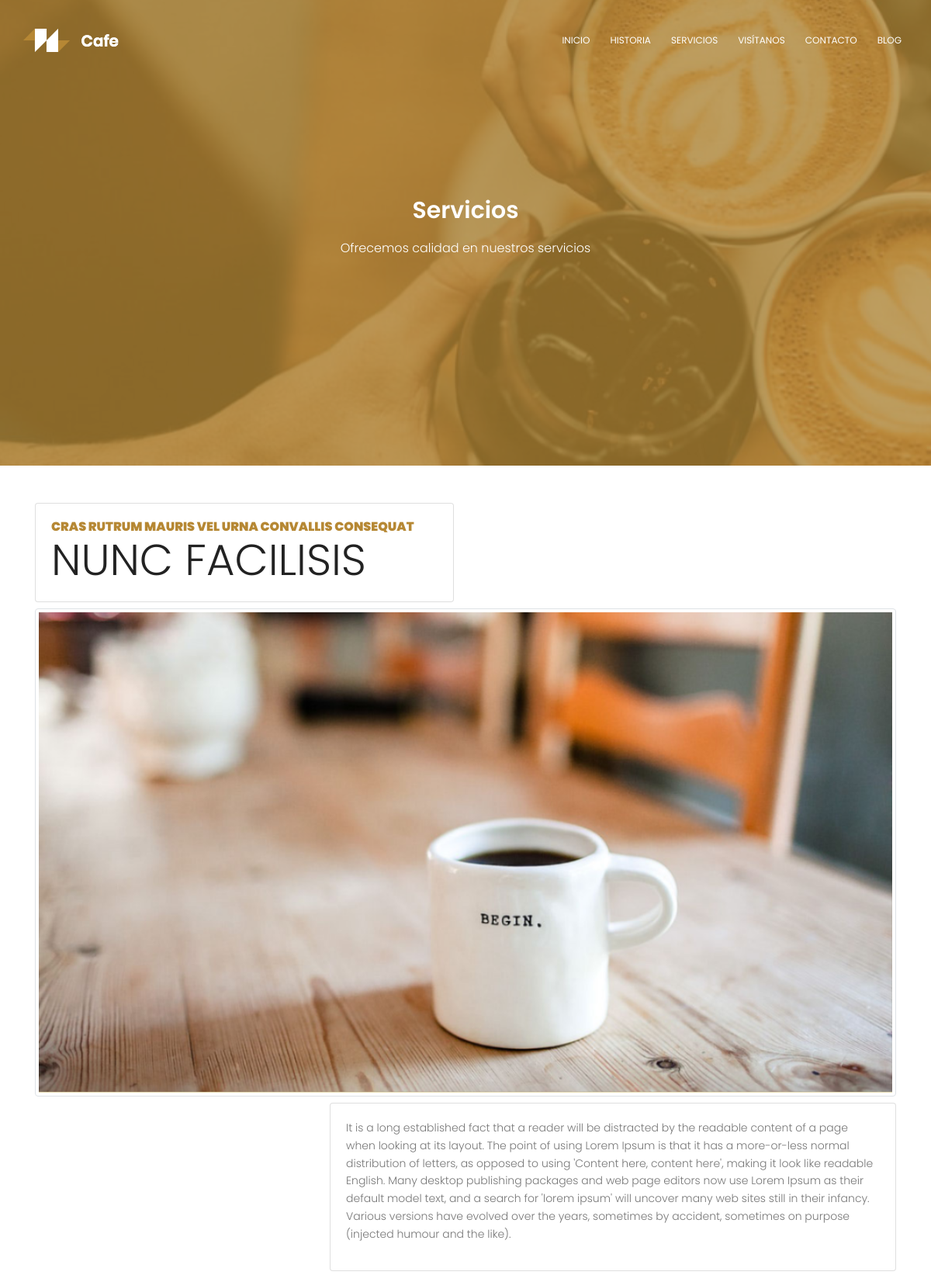
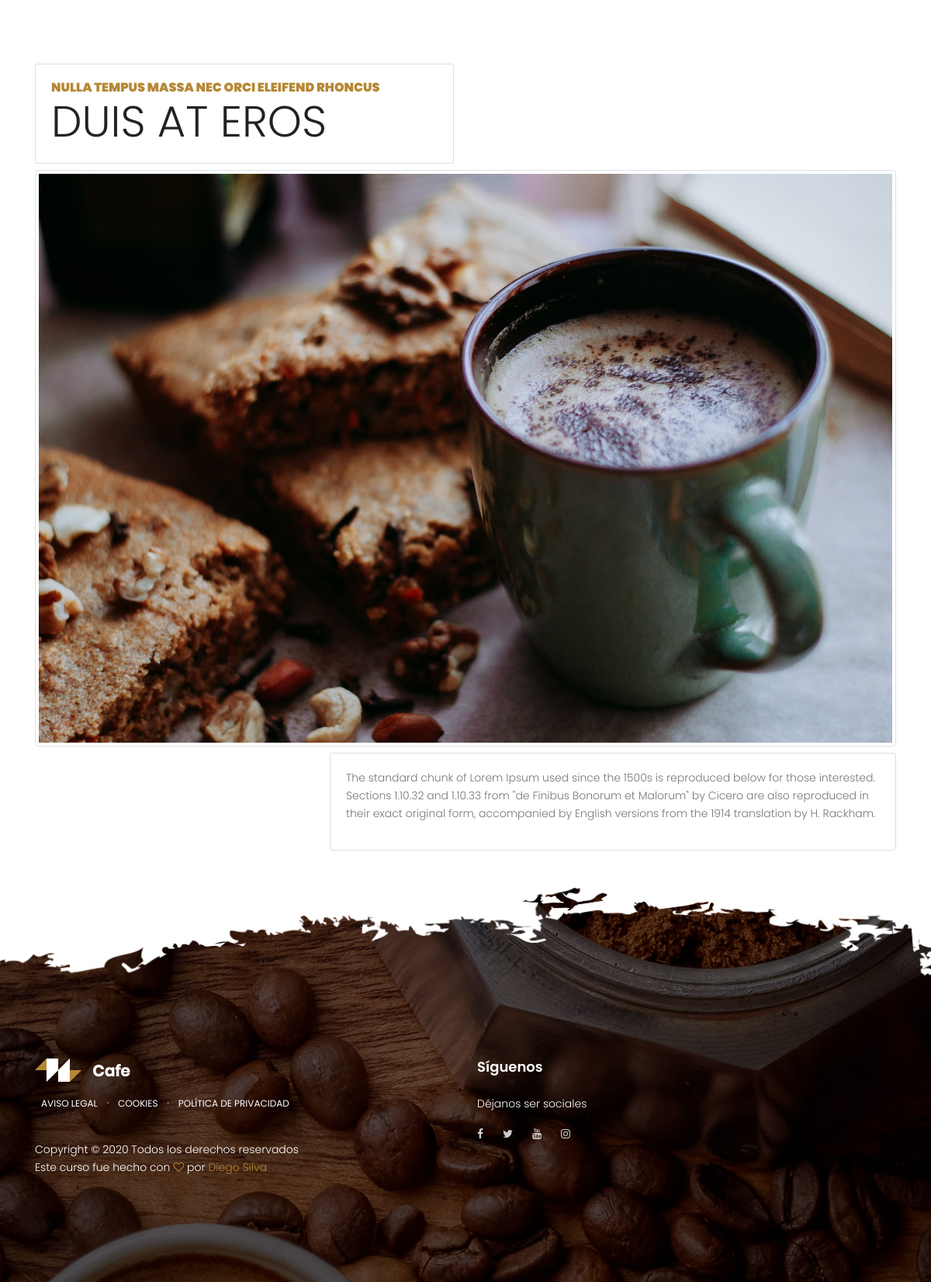
The app's page /servicios/ with its own data (2 pictures, top to bottom).
### services/models.py (models this page shows, shortened)
class Cover(models.Model):
    image = models.ImageField(upload_to=custom_upload_to, verbose_name="Imagen")
    header = models.CharField(max_length=150, blank=True, verbose_name="Encabezado del cover")
    paragraph = models.TextField(blank=True, verbose_name="Párrafor del cover")
    created = models.DateTimeField(auto_now_add=True, verbose_name="Creado")
    updated = models.DateTimeField(auto_now=True, verbose_name="Actualizado")
    class Meta:
        verbose_name_plural = "Cover"

class Service(models.Model):
    title = models.CharField(max_length=100, verbose_name="Servicio")
    subtitle = models.CharField(max_length=100, verbose_name="Subtítulo")
    content = models.TextField(verbose_name="Contenido")
    image = models.ImageField(upload_to=service_upload_to, verbose_name="Imagen")
    created = models.DateTimeField(auto_now_add=True, verbose_name="Creado")
    updated = models.DateTimeField(auto_now=True, verbose_name="Actualizado")
    class Meta:
        verbose_name="Servicio"

### information/models.py (models this page shows)
class Page(models.Model):
    title = models.CharField(verbose_name="Título", max_length=200)
    content = RichTextField(verbose_name="Contenido")
    order = models.SmallIntegerField(verbose_name="Orden", default=0, help_text="Ayuda a ordenar los links en el footer")
    created = models.DateTimeField(auto_now_add=True, verbose_name="Creado")
    updated = models.DateTimeField(auto_now=True, verbose_name="Actualizado")
    class Meta:
        verbose_name = "página"
        verbose_name_plural = "páginas"
        ordering = ["order","title"]
    def __str__(self):
        return self.title

### services/views.py (the view)
# urls.py: path('', ServicesPageView.as_view(), name="servicesPage"),
class ServicesPageView(ListView):
    model = Service
    template_name = "services/services.html"
    def get_context_data(self, **kwargs):
        context = super().get_context_data(**kwargs)
        context['cover'] = Cover.objects.first()
        return context

### core/models.py (called while the page is built)
    def __str__(self):
        if self.icon:
            return self.icon.url
        else:
            return "No Icon"

### core/processors.py (called while the page is built)
def footer(request):
    footer = Footer.objects.first()
    return {'FOOTER':footer.image.url}

def link(request):
    link_ctx = {}
    links = Link.objects.all()
    for link in links:
        link_ctx[link.key] = link.url
    return link_ctx

def phone(request):
    phone = Phone.objects.first()
    if phone:
        return {'PHONE':phone.phoneNumber}
    else:
        return {'PHONE':''}

def logo(request):
    logo = Logo.objects.first()
    print(logo)
    if logo.icon:
        return {'LOGO':logo.icon.url}
    else:
        return {'LOGO':''}

### information/templatetags/pages_extras.py (called while the page is built)
@register.simple_tag
def get_page_list():
    pages = Page.objects.all()
    print(pages)
    return pages

### services/templates/services/services.html (shortened to what this page needs)
{% extends 'core/base.html' %}
{% load static %}
{% block content %}
{% if cover %}
<section class="generic-banner relative" style="background: url({{cover.image.url}}); outline: 300px solid #b68934bd !important;
outline-offset: -300px;
overflow: hidden;
position: relative;">
  <div class="container">
    <div class="row height align-items-center justify-content-center">
      <div class="col-lg-10">
        <div class="generic-banner-content">
          <h2 class="text-white">{{cover.header}}</h2>
          <p class="text-white">{{cover.paragraph}}</p>
        </div>
      </div>
    </div>
  </div>
</section>
{% endif %}
{% for service in service_list %}
<div class="py-5">
    <div class="container">
      <div class="row">
        <div class="col-md-6" style="">
          <div class="card">
            <div class="card-body text-uppercase">
              <h5><b>{{service.subtitle}}</b>              </h5>
              <h3 class="display-4">{{service.title}}</h3>
            </div>
          </div>
        </div>
        <div class="col-md-2"></div>
        <div class="py-2 col-md-12" style=""><img class="img-fluid d-block img-thumbnail" src="{{service.image.url}}"></div>
        <div class="col-md-4" style=""></div>
        <div class="col-md-8" style="">
          <div class="card">
            <div class="card-body">
              <p>{{service.content}}</p>
            </div>
          </div>
        </div>
      </div>
    </div>
  </div>
  {% endfor %}
{% endblock %}

### core/templates/core/base.html (shortened to what this page needs)
<!DOCTYPE html>
<html lang="en">
<head>
    {% load static %}
    <link rel="stylesheet" href="{% static 'css/linearicons.css' %}">
    <link rel="stylesheet" href="{% static 'css/font-awesome.min.css' %}">
    <link rel="stylesheet" href="{% static 'css/bootstrap.css' %}">
    <link rel="stylesheet" href="{% static 'css/magnific-popup.css' %}">
    <link rel="stylesheet" href="{% static 'css/nice-select.css' %}">
    <link rel="stylesheet" href="{% static 'css/animate.min.css' %}">
    <link rel="stylesheet" href="{% static 'css/owl.carousel.css' %}">
    <link rel="stylesheet" href="{% static 'css/main.css' %}">
</head>
<body>
    <header id="header" id="home">
        <div class="header-top">
            <div class="container">
                <div class="row justify-content-end">
                    <div class="col-lg-8 col-sm-4 col-8 header-top-right no-padding">
                        <ul>
                        </ul>
                    </div>
                </div>
            </div>
        </div>
        <div class="container">
            <div class="row align-items-center justify-content-between d-flex">
                <div id="logo">
                    {% if LOGO %}
                    <a href="{% url 'home' %}"><img src="{{LOGO}}" alt="" title="" /></a>
                    {% endif %}
                </div>
                <nav id="nav-menu-container">
                    <ul class="nav-menu">
                        <li class="menu-active"><a href="{% url 'home' %}">Inicio</a></li>
                        <li><a href="{% url 'historyPage' %}">Historia</a></li>
                        <li><a href="{% url 'servicesPage' %}">Servicios</a></li>
                        <li><a href="{% url 'visitPage' %}">Visítanos</a></li>
                        <li><a href="{% url 'contactPage' %}">Contacto</a></li>
                        <li><a href="{% url 'blogPage' %}">Blog</a></li>
                    </ul>
                </nav>
            </div>
        </div>
    </header>
    {% block content %}
    {% endblock %}
    <footer class="footer-area section-gap" style="color: #fff;
    padding-top: 220px;
    background: url({{FOOTER}}) center;
    background-size: cover;">
        <div class="container">
            <div class="row">
                <div class="col-lg-6 col-md-6 col-sm-6">
                    <div class="single-footer-widget">
                        {% load pages_extras %}
                        {% get_page_list as page_list %}
                        <div id="logo">
                            {% if LOGO %}
                    <a href="{% url 'home' %}"><img src="{{LOGO}}" alt="" title="" /></a>
                    {% endif %}
                        </div>
                        <p>
                            <nav id="nav-menu-container">
                                <ul class="nav-menu">
                                    {% for page in page_list %}
                                    <a href="{% url 'legalPage' page.id page.title|slugify %}"
                                        class="link">{{page.title}}</a> {% if not forloop.last %}·{% endif %}
                                    {% endfor %}
                                </ul>
                            </nav>
                        </p>
                        <p class="footer-text">
                            Copyright &copy;
                            {% now "Y" %} Todos los derechos reservados <br> Este curso fue hecho con <i
                                class="fa fa-heart-o" aria-hidden="true"></i> por <a
                                href="http://www.linkedin.com/in/diegosilvapr">Diego Silva</a>
                        </p>
                    </div>
                </div>
                <div class="col-lg-6 col-md-6 col-sm-6 social-widget">
                    <div class="single-footer-widget">
                        <h6>Síguenos</h6>
                        <p>Déjanos ser sociales</p>
                        <div class="footer-social d-flex align-items-center">
                            {% if LINK_FACEBOOK %}
                            <a href="{{LINK_FACEBOOK}}"><i class="fa fa-facebook"></i></a>
                            {% endif %}
                            {% if LINK_TWITTER %}
                            <a href="{{LINK_TWITTER}}"><i class="fa fa-twitter"></i></a>
                            {% endif %}
                            {% if LINK_YOUTUBE %}
                            <a href="{{LINK_YOUTUBE}}"><i class="fa fa-youtube"></i></a>
                            {% endif %}
                            {% if LINK_INSTAGRAM %}
                            <a href="{{LINK_INSTAGRAM}}"><i class="fa fa-instagram"></i></a>
                            {% endif %}
                        </div>
                    </div>
                </div>
            </div>
        </div>
    </footer>
</body>
</html>

### core/static/css/main.css (style rules this page uses)
body { color: #777777; font-family: "Poppins", sans-serif; font-size: 14px; font-weight: 300; line-height: 1.625em; position: relative; }
ol, ul { margin: 0; padding: 0; list-style: none; }
a { -webkit-transition: all 0.3s ease 0s; -moz-transition: all 0.3s ease 0s; -o-transition: all 0.3s ease 0s; transition: all 0.3s ease 0s; }
a, a:focus, a:hover { text-decoration: none; outline: 0; }
h1, h2, h3, h4, h5, h6 { font-family: "Poppins", sans-serif; color: #222222; line-height: 1.2em !important; margin-bottom: 0; margin-top: 0; font-weight: 600; }
h2, .h2 { font-size: 30px; }
h3, .h3 { font-size: 24px; }
h5, .h5 { font-size: 16px; }
h6, .h6 { font-size: 14px; color: #222222; }
.text-white { color: #fff; }
.relative { position: relative; }
.no-padding { padding: 0; }
b, sup, sub, u, del { color: #b68834; }
h2 { font-size: 30px; }
h3 { font-size: 24px; }
h5 { font-size: 16px; }
h6 { font-size: 14px; }
h1, h2, h3, h4, h5, h6 { line-height: 1.5em; }
#header { padding: 14px 0; position: fixed; left: 0; top: 0; right: 0; transition: all 0.5s; z-index: 997; }
.header-top ul { text-align: right; margin-right: 5px; }
#header #logo img { padding: 0; margin: 0; }
.nav-menu, .nav-menu * { margin: 0; padding: 0; list-style: none; }
.nav-menu li { position: relative; white-space: nowrap; }
.nav-menu > li { float: left; }
#nav-menu-container { margin: 0; }
.nav-menu a { padding: 0 8px 0px 8px; text-decoration: none; display: inline-block; color: #fff; font-weight: 400; font-size: 12px; text-transform: uppercase; outline: none; }
.nav-menu > li { margin-left: 10px; }
#mobile-nav { position: fixed; top: 0; padding-top: 18px; bottom: 0; z-index: 998; background: rgba(0, 0, 0, 0.8); left: -260px; width: 260px; overflow-y: auto; transition: 0.4s; }
#mobile-nav ul { padding: 0; margin: 0; list-style: none; }
#mobile-nav ul li { position: relative; }
#mobile-nav ul li a { color: #fff; font-size: 13px; text-transform: uppercase; overflow: hidden; padding: 10px 22px 10px 15px; position: relative; text-decoration: none; width: 100%; display: block; outline: none; font-weight: 700; }
.section-gap { padding: 120px 0; }
.footer-area h6 { color: #fff; margin-bottom: 25px; font-size: 18px; font-weight: 600; }
.footer-social a { padding-right: 25px; -webkit-transition: all 0.3s ease 0s; -moz-transition: all 0.3s ease 0s; -o-transition: all 0.3s ease 0s; transition: all 0.3s ease 0s; }
.footer-social i { color: #cccccc; -webkit-transition: all 0.3s ease 0s; -moz-transition: all 0.3s ease 0s; -o-transition: all 0.3s ease 0s; transition: all 0.3s ease 0s; }
.footer-text { padding-top: 20px; }
.footer-text a, .footer-text i { color: #b68834; }
.generic-banner { background-color: #b68834; text-align: center; }
.generic-banner .height { height: 600px; }
.generic-banner .generic-banner-content h2 { line-height: 1.2em; margin-bottom: 20px; }
.generic-banner .generic-banner-content p { text-align: center; font-size: 16px; }

### records on screen
Cover: image (picture), header "Servicios", paragraph "Ofrecemos calidad en nuestros servicios"
Service: subtitle "CRAS RUTRUM MAURIS VEL URNA CONVALLIS CONSEQUAT", title "NUNC FACILISIS", image (picture), content "It is a long established fact that a reader will be distracted by the readable content of a page when looking at its layout. The point of using Lorem Ipsum is that it has a more-or-less normal distribution of letters, as opposed to using 'Content here, content here', making it look like readable English. Many desktop publishing packages and web page editors now use Lorem Ipsum as their default model text, and a search for 'lorem ipsum' will uncover many web sites still in their infancy. Various versions have evolved over the years, sometimes by accident, sometimes on purpose (injected humour and the like)."
Service: subtitle "NULLA TEMPUS MASSA NEC ORCI ELEIFEND RHONCUS", title "DUIS AT EROS", image (picture), content "The standard chunk of Lorem Ipsum used since the 1500s is reproduced below for those interested. Sections 1.10.32 and 1.10.33 from \"de Finibus Bonorum et Malorum\" by Cicero are also reproduced in their exact original form, accompanied by English versions from the 1914 translation by H. Rackham."
Page: title "AVISO LEGAL"
Page: title "COOKIES"
Page: title "POLÍTICA DE PRIVACIDAD"
